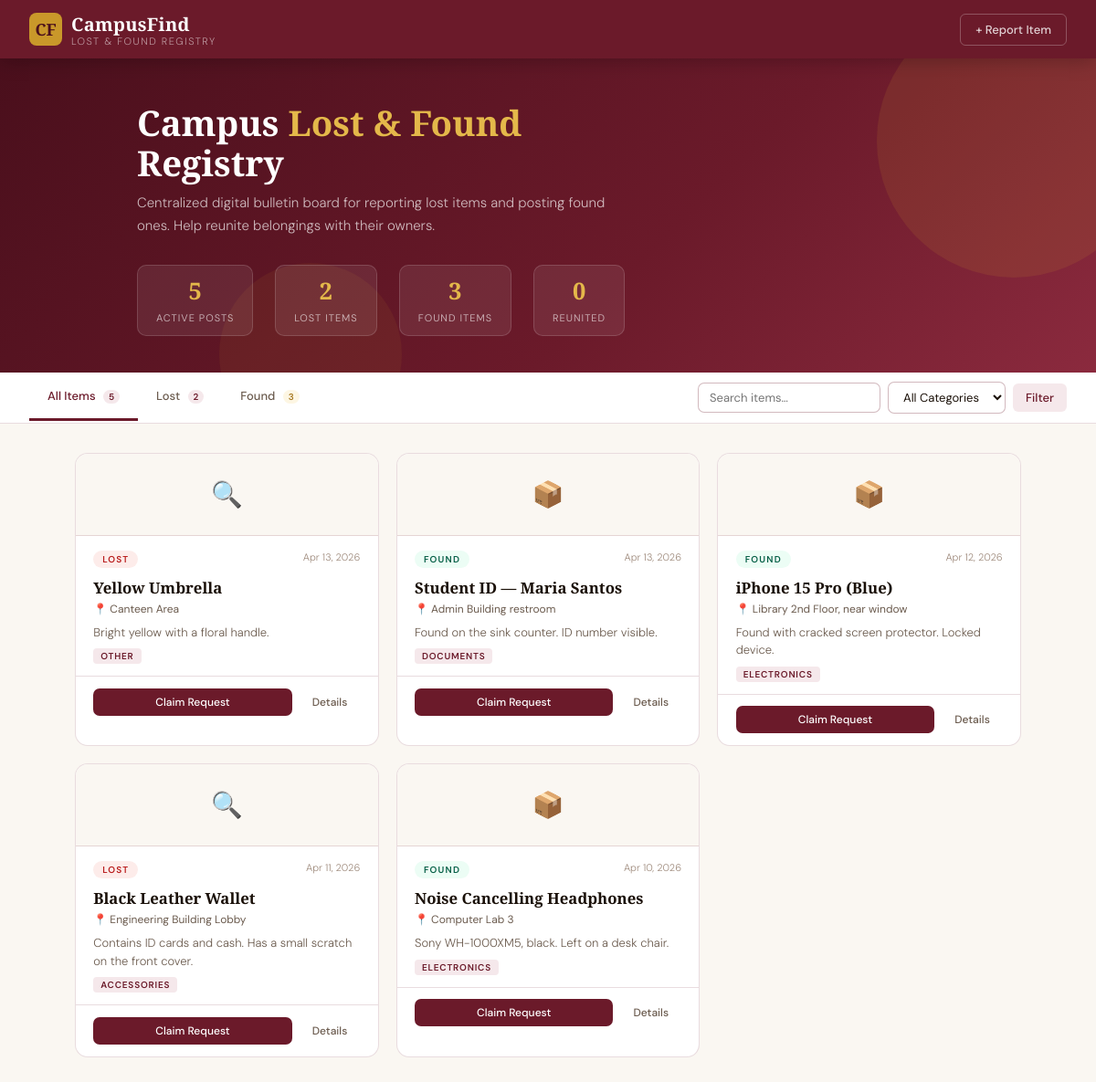
Before: / with the older database file.
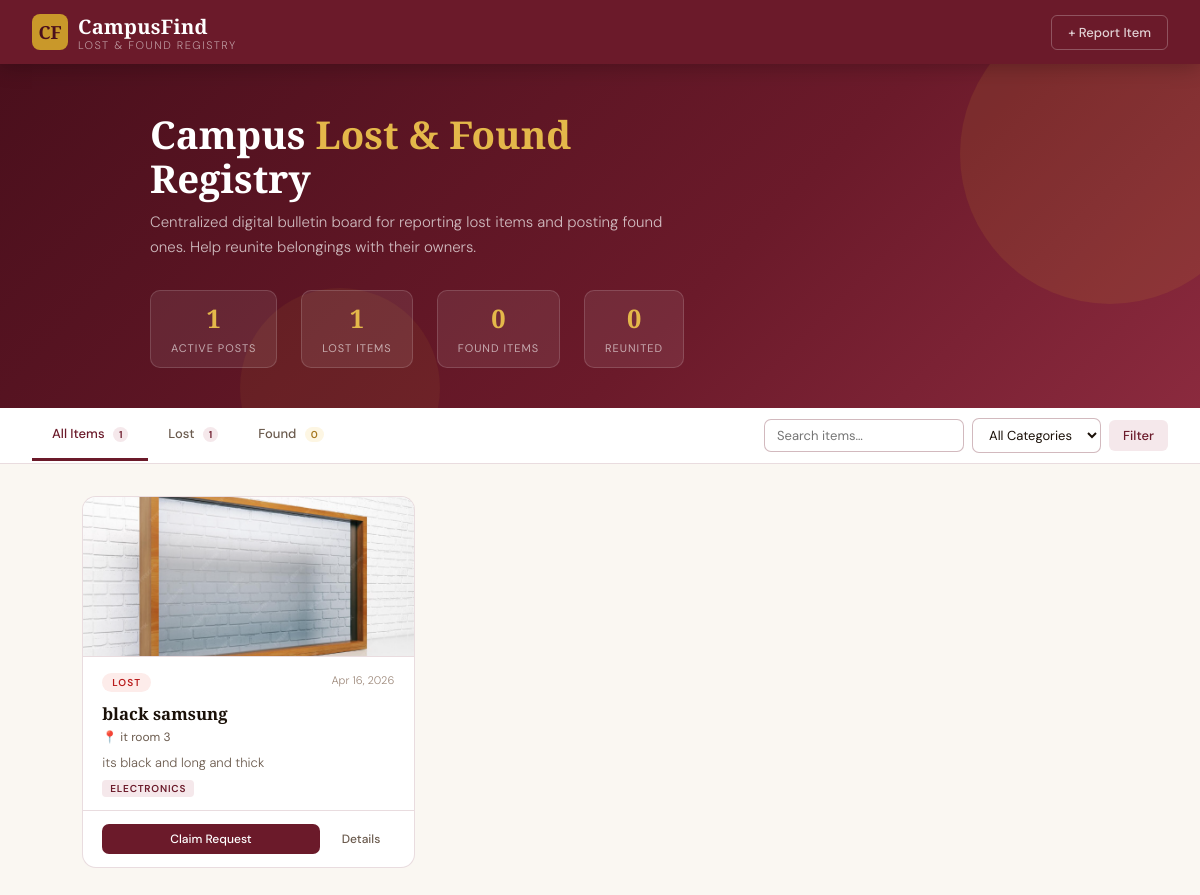
After: the same page with the newer database file.
### tables this page shows
CREATE TABLE `items` (
  `id` int(11) NOT NULL,
  `type` enum('lost','found') NOT NULL,
  `name` varchar(255) NOT NULL,
  `category` varchar(100) NOT NULL,
  `location` varchar(255) NOT NULL,
  `description` text DEFAULT NULL,
  `image_path` varchar(255) DEFAULT NULL,
  `status` enum('pending','approved','rejected','claimed') NOT NULL DEFAULT 'pending',
  `created_at` datetime NOT NULL DEFAULT current_timestamp(),
  `updated_at` datetime NOT NULL DEFAULT current_timestamp() ON UPDATE current_timestamp()
);

### includes/functions.php (called while the page is built, shortened)
<?php
require_once __DIR__ . '/db.php';
function e(string $str): string {
    return htmlspecialchars($str, ENT_QUOTES, 'UTF-8');
}
function getStats(): array {
    $db = getDB();
    $row = $db->query("
        SELECT
            SUM(status = 'approved') AS active,
            SUM(status = 'approved' AND type = 'lost')  AS lost,
            SUM(status = 'approved' AND type = 'found') AS found,
            SUM(status = 'claimed')  AS claimed,
            SUM(status = 'pending')  AS pending
        FROM items
    ")->fetch();
    return array_map('intval', $row);
}
function getPublicItems(string $type = '', string $category = '', string $search = ''): array {
    $db = getDB();
    $where = ["i.status IN ('approved','claimed')"];
    $params = [];
    $sql = "SELECT i.*,
                   COUNT(c.id) AS claim_count
            FROM items i
            LEFT JOIN claim_requests c ON c.item_id = i.id
            WHERE " . implode(' AND ', $where) . "
            GROUP BY i.id
            ORDER BY i.created_at DESC";
    $stmt = $db->prepare($sql);
    $stmt->execute($params);
    return $stmt->fetchAll();
}

### includes/db.php (called while the page is built, shortened)
<?php
function getDB(): PDO {
    static $pdo = null;
    if ($pdo === null) {
        $dsn = 'mysql:host=' . DB_HOST . ';dbname=' . DB_NAME . ';charset=' . DB_CHARSET;
        $options = [
            PDO::ATTR_ERRMODE            => PDO::ERRMODE_EXCEPTION,
            PDO::ATTR_DEFAULT_FETCH_MODE => PDO::FETCH_ASSOC,
            PDO::ATTR_EMULATE_PREPARES   => false,
        ];
        try {
            $pdo = new PDO($dsn, DB_USER, DB_PASS, $options);
        } catch (PDOException $e) {
            http_response_code(500);
            die(json_encode(['error' => 'Database connection failed: ' . $e->getMessage()]));
        }
    }
    return $pdo;
}

### index.php (the view, shortened to what this page needs)
<?php
require_once __DIR__ . '/includes/functions.php';
$type     = isset($_GET['type'])     && in_array($_GET['type'], ['lost','found']) ? $_GET['type'] : '';
$category = isset($_GET['category']) ? trim($_GET['category']) : '';
$search   = isset($_GET['search'])   ? trim($_GET['search'])   : '';
$stats = getStats();
$items = getPublicItems($type, $category, $search);
?>
<!DOCTYPE html>
<html lang="en">
<head>
<link rel="stylesheet" href="assets/style.css">
</head>
<body>
<nav>
  <a class="nav-brand" href="index.php">
    <div class="nav-logo">CF</div>
    <div>
      <span class="nav-title">CampusFind</span>
      <span class="nav-sub">Lost &amp; Found Registry</span>
    </div>
  </a>
  <div class="nav-actions">
    <button class="nav-btn nav-btn-ghost" onclick="openReportModal()">+ Report Item</button>
  </div>
</nav>
<div class="hero">
  <div class="hero-content">
    <h1>Campus <span class="hero-accent">Lost &amp; Found</span><br>Registry</h1>
    <p>Centralized digital bulletin board for reporting lost items and posting found ones. Help reunite belongings with their owners.</p>
    <div class="hero-stats">
      <div class="hero-stat">
        <span class="hero-stat-num"><?= $stats['active'] ?></span>
        <span class="hero-stat-label">Active Posts</span>
      </div>
      <div class="hero-stat">
        <span class="hero-stat-num"><?= $stats['lost'] ?></span>
        <span class="hero-stat-label">Lost Items</span>
      </div>
      <div class="hero-stat">
        <span class="hero-stat-num"><?= $stats['found'] ?></span>
        <span class="hero-stat-label">Found Items</span>
      </div>
      <div class="hero-stat">
        <span class="hero-stat-num"><?= $stats['claimed'] ?></span>
        <span class="hero-stat-label">Reunited</span>
      </div>
    </div>
  </div>
</div>
<div class="toolbar">
  <div class="tabs">
    <?php
    $allCount  = $stats['active'] + $stats['claimed'];
    $lostCount = getDB()->query("SELECT COUNT(*) FROM items WHERE status IN ('approved','claimed') AND type='lost'")->fetchColumn();
    $foundCount= getDB()->query("SELECT COUNT(*) FROM items WHERE status IN ('approved','claimed') AND type='found'")->fetchColumn();
    ?>
    <a class="tab <?= $type === '' ? 'active' : '' ?>" href="index.php?category=<?= urlencode($category) ?>&search=<?= urlencode($search) ?>">
      All Items <span class="tab-badge"><?= $allCount ?></span>
    </a>
    <a class="tab <?= $type === 'lost' ? 'active' : '' ?>" href="index.php?type=lost&category=<?= urlencode($category) ?>&search=<?= urlencode($search) ?>">
      Lost <span class="tab-badge"><?= $lostCount ?></span>
    </a>
    <a class="tab <?= $type === 'found' ? 'active' : '' ?>" href="index.php?type=found&category=<?= urlencode($category) ?>&search=<?= urlencode($search) ?>">
      Found <span class="tab-badge gold"><?= $foundCount ?></span>
    </a>
  </div>
  <form class="toolbar-right" method="GET" action="index.php">
    <input class="search-input" type="text" name="search" placeholder="Search items…" value="<?= e($search) ?>">
    <select class="filter-select" name="category" onchange="this.form.submit()">
      <option value="">All Categories</option>
    </select>
    <button type="submit" class="nav-btn nav-btn-maroon" style="padding:7px 14px;font-size:13px;">Filter</button>
  </form>
</div>
<div class="main">
  <?php if (empty($items)): ?>
    <div class="empty-state">
      <div class="empty-icon">🔍</div>
      <div class="empty-title">No items found</div>
      <div class="empty-sub">Try adjusting your filters or be the first to report an item.</div>
    </div>
  <?php else: ?>
    <div class="cards-grid">
      <?php foreach ($items as $item): ?>
        <?php
          $isClaimed  = $item['status'] === 'claimed';
          $badgeClass = $isClaimed ? 'badge-claimed' : ($item['type'] === 'lost' ? 'badge-lost' : 'badge-found');
          $badgeLabel = $isClaimed ? 'Claimed' : ucfirst($item['type']);
          $dateStr    = date('M j, Y', strtotime($item['created_at']));
        ?>
        <div class="item-card">
          <?php if (!empty($item['image_path'])): ?>
            <img class="card-img" src="<?= e($item['image_path']) ?>" alt="<?= e($item['name']) ?>">
          <?php else: ?>
            <div class="card-img-placeholder">
              <?= $isClaimed ? '✅' : ($item['type'] === 'lost' ? '🔍' : '📦') ?>
            </div>
          <?php endif; ?>
          <div class="card-header">
            <span class="card-type-badge <?= $badgeClass ?>"><?= $badgeLabel ?></span>
            <span class="card-date"><?= $dateStr ?></span>
          </div>
          <div class="card-body">
            <div class="card-title"><?= e($item['name']) ?></div>
            <div class="card-location">📍 <?= e($item['location']) ?></div>
            <div class="card-desc"><?= e($item['description'] ?: 'No additional description provided.') ?></div>
            <span class="card-category"><?= e($item['category']) ?></span>
          </div>
          <div class="card-footer">
            <?php if ($isClaimed): ?>
              <span class="btn-claimed-tag">✓ Item has been claimed</span>
            <?php else: ?>
              <button class="btn btn-claim" onclick='openClaimModal(<?= $item['id'] ?>, <?= json_encode($item['name']) ?>)'>Claim Request</button>
              <button class="btn btn-details" onclick='openDetailModal(<?= json_encode($item) ?>)'>Details</button>
            <?php endif; ?>
          </div>
        </div>
      <?php endforeach; ?>
    </div>
  <?php endif; ?>
</div>
</body>
</html>

### index.php (style rules this page uses)
.card-img { width:100%; height:160px; object-fit:cover; border-bottom:1px solid var(--border); display:block; }
.card-img-placeholder { width:100%; height:90px; background:var(--cream); display:flex; align-items:center; justify-content:center; font-size:28px; border-bottom:1px solid var(--border); color:var(--text-light); }

Changed rows visible on the page:
removed items: badgeLabel "LOST", created_at "Apr 13, 2026", name "Yellow Umbrella", location "Canteen Area", description "Bright yellow with a floral handle.", category "OTHER"
removed items: badgeLabel "FOUND", created_at "Apr 13, 2026", name "Student ID — Maria Santos", location "Admin Building restroom", description "Found on the sink counter. ID number visible.", category "DOCUMENTS"
removed items: badgeLabel "FOUND", created_at "Apr 12, 2026", name "iPhone 15 Pro (Blue)", location "Library 2nd Floor, near window", description "Found with cracked screen protector. Locked device.", category "ELECTRONICS"
removed items: badgeLabel "LOST", created_at "Apr 11, 2026", name "Black Leather Wallet", location "Engineering Building Lobby", description "Contains ID cards and cash. Has a small scratch on the front cover.", category "ACCESSORIES"
removed items: badgeLabel "FOUND", created_at "Apr 10, 2026", name "Noise Cancelling Headphones", location "Computer Lab 3", description "Sony WH-1000XM5, black. Left on a desk chair.", category "ELECTRONICS"
added items: image_path (picture), badgeLabel "LOST", created_at "Apr 16, 2026", name "black samsung", location "it room 3", description "its black and long and thick", category "ELECTRONICS"
Other visible differences:
$stats['active']: "5" → "1"
$stats['lost']: "2" → "1"
$stats['found']: "3" → "0"
$allCount: "5" → "1"
$lostCount: "2" → "1"
$foundCount: "3" → "0"
